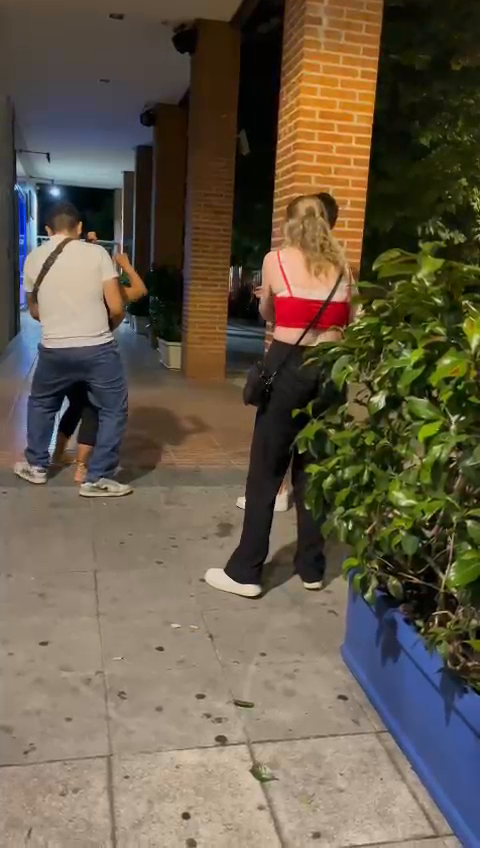
#> input picture frame 115 of mkv/video.mkv, 480 x 848 px, given in place of video1.mp4, which was not available
$ jupyter execute motion_Detector.ipynb   (text cells are left out)
#> lines starting #> are read from the running program, lines starting #| are printed output that depends on the picture
[cell 1]
import io
import logging
import numpy as np
import imageio.v3 as iio

# Init the logger.
log = logging.getLogger(__name__)

class MotionDetector():

    # [67 lines left out: functions get_frames_as_ndarray, save_frames_as_jpeg, pixel_difference, not called in this run]

[cell 2]
import cv2
import os
import numpy as np
import matplotlib.pyplot as plt  # Import for displaying images in Jupyter notebook

# Configuración
video_paths = [f"../videos/video{i}.mp4" for i in range(1, 7)]
frame_interval = 30  # Capturar 1 frame cada 30
pixel_diff_threshold = 10  # Umbral para considerar que hay movimiento significativo

# Procesar cada video
for video_path in video_paths:
    cap = cv2.VideoCapture(video_path)
    if not cap.isOpened():
        print(f"Error al abrir el video: {video_path}")
        continue

    frames = []
    frame_count = 0
    key_frame_count = 0
    prev_frame = None
    significant_frames = []

    while True:
        ret, frame = cap.read()
#> frame is the input picture: shape (848, 480, 3); mean B, G, R 73.4, 90.9, 102
        if not ret:
            break

        # Extraer 1 de cada 30 frames
        if frame_count % frame_interval == 0:
            print(f"FRAME {frame_count}")

            key_frame_count +=1
            frame_gray = cv2.cvtColor(frame, cv2.COLOR_BGR2GRAY)  # Convertir a escala de grises
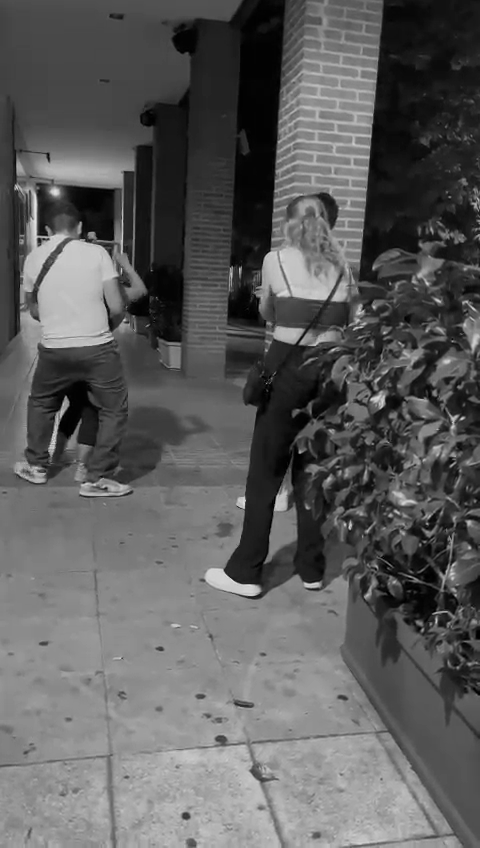
#> frame_gray: shape (848, 480); min 0, max 231, mean 92.3

            if prev_frame is not None:
                # Calcular diferencia de píxeles
                diff = cv2.absdiff(frame_gray, prev_frame)
                mean_diff = np.mean(diff)
                print(f"Media {mean_diff} y Umbral {pixel_diff_threshold}" )
                # Mostrar frame si supera el umbral
                if mean_diff > pixel_diff_threshold:
                    print(f"Supera el umbral")
                    plt.imshow(frame, cmap='gray')  # Display grayscale image
                    plt.title(f"Frame {frame_count} - Video: {os.path.basename(video_path)}")
                    plt.show()  # Display the image
                    significant_frames.append(frame)

            prev_frame = frame_gray  # Actualizar el frame previo

        frame_count += 1

    cap.release()

    # Información del video procesado
    print(f"Procesado: {video_path}")
    print(f"Frames totales: {frame_count}")
    print(f"KEY Frames totales: {key_frame_count}")
    print(f"Frames significativos detectados: {len(significant_frames)}")


$ run again, starting later in the video
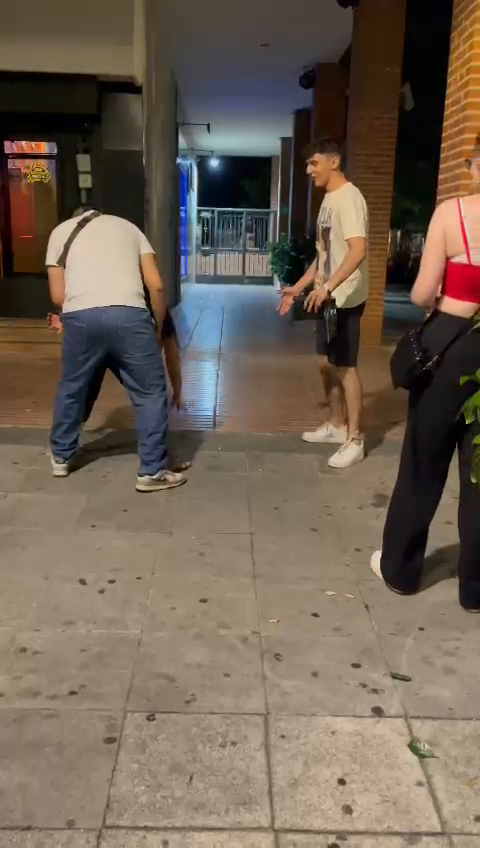
#> input picture frame 521 of mkv/video.mkv, 480 x 848 px, given in place of video1.mp4, which was not available
#> frame is the input picture: shape (848, 480, 3); mean B, G, R 83.1, 97.7, 111.6
#> `frame_gray = cv2.cvtColor(frame, cv2.COLOR_BGR2GRAY)`:
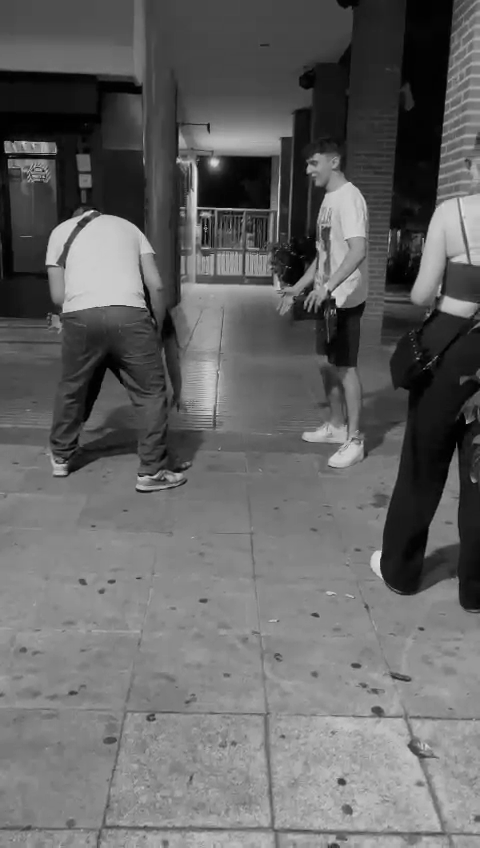
#> frame_gray: shape (848, 480); min 0, max 237, mean 100.2

$ run again, starting later in the video
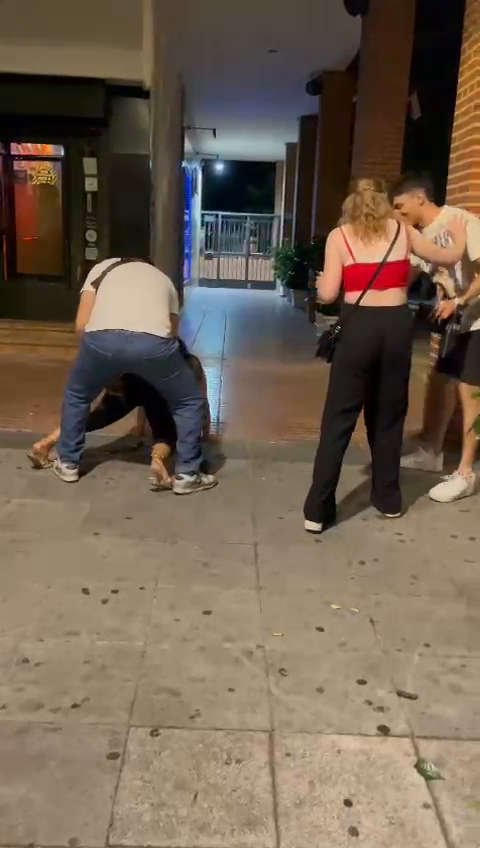
#> input picture frame 926 of mkv/video.mkv, 480 x 848 px, given in place of video1.mp4, which was not available
#> frame is the input picture: shape (848, 480, 3); mean B, G, R 81.6, 97.3, 113.5
#> `frame_gray = cv2.cvtColor(frame, cv2.COLOR_BGR2GRAY)`:
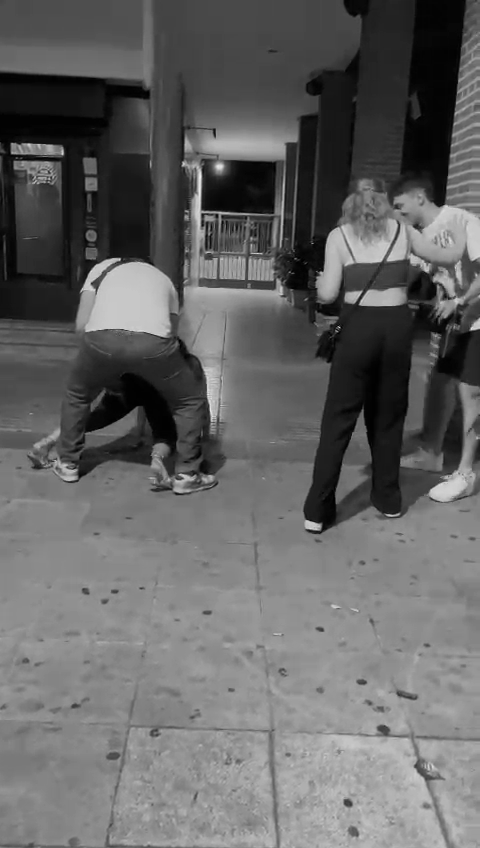
#> frame_gray: shape (848, 480); min 0, max 240, mean 100.3
